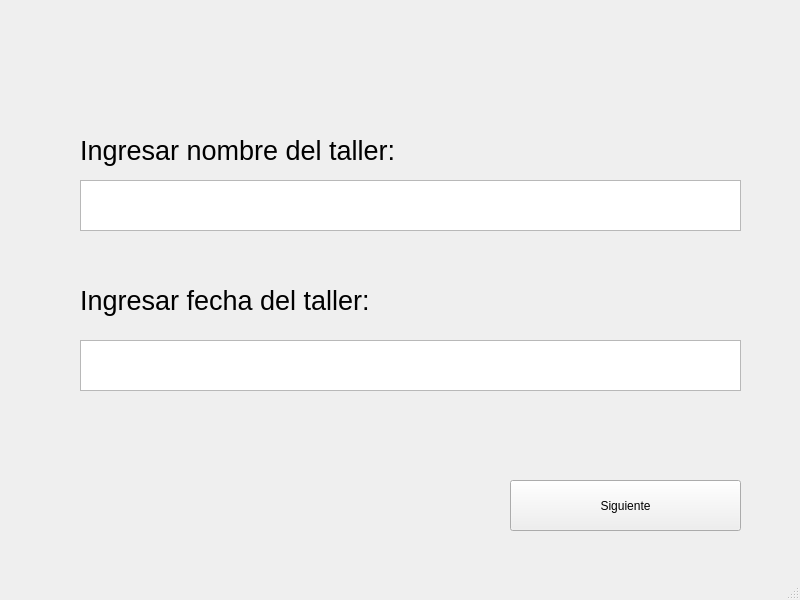
<?xml version="1.0" encoding="UTF-8"?>
<ui version="4.0">
 <class>MainWindow</class>
 <widget class="QMainWindow" name="MainWindow">
  <property name="geometry">
   <rect>
    <x>0</x>
    <y>0</y>
    <width>800</width>
    <height>600</height>
   </rect>
  </property>
  <property name="windowTitle">
   <string>Generador de Diplomas</string>
  </property>
  <widget class="QWidget" name="centralwidget">
   <widget class="QPushButton" name="pushButton">
    <property name="geometry">
     <rect>
      <x>510</x>
      <y>480</y>
      <width>231</width>
      <height>51</height>
     </rect>
    </property>
    <property name="text">
     <string>Siguiente</string>
    </property>
   </widget>
   <widget class="QLabel" name="label_2">
    <property name="geometry">
     <rect>
      <x>80</x>
      <y>130</y>
      <width>421</width>
      <height>41</height>
     </rect>
    </property>
    <property name="text">
     <string>&lt;html&gt;&lt;head/&gt;&lt;body&gt;&lt;p&gt;&lt;span style=&quot; font-size:20pt;&quot;&gt;Ingresar nombre del taller:&lt;/span&gt;&lt;/p&gt;&lt;/body&gt;&lt;/html&gt;</string>
    </property>
   </widget>
   <widget class="QTextEdit" name="textEdit">
    <property name="geometry">
     <rect>
      <x>80</x>
      <y>180</y>
      <width>661</width>
      <height>51</height>
     </rect>
    </property>
   </widget>
   <widget class="QLabel" name="label_3">
    <property name="geometry">
     <rect>
      <x>80</x>
      <y>280</y>
      <width>421</width>
      <height>41</height>
     </rect>
    </property>
    <property name="text">
     <string>&lt;html&gt;&lt;head/&gt;&lt;body&gt;&lt;p&gt;&lt;span style=&quot; font-size:20pt;&quot;&gt;Ingresar fecha del taller:&lt;/span&gt;&lt;/p&gt;&lt;/body&gt;&lt;/html&gt;</string>
    </property>
   </widget>
   <widget class="QTextEdit" name="textEdit_2">
    <property name="geometry">
     <rect>
      <x>80</x>
      <y>340</y>
      <width>661</width>
      <height>51</height>
     </rect>
    </property>
   </widget>
   <widget class="QLabel" name="label">
    <property name="geometry">
     <rect>
      <x>4</x>
      <y>-1</y>
      <width>791</width>
      <height>61</height>
     </rect>
    </property>
    <property name="text">
     <string/>
    </property>
    <property name="pixmap">
     <pixmap>csoftmty_logo-prmlnc2wtwfq0qz7g47a34tis9oq0g5nh37l67ugw0.png</pixmap>
    </property>
    <property name="alignment">
     <set>Qt::AlignCenter</set>
    </property>
   </widget>
  </widget>
  <widget class="QMenuBar" name="menubar">
   <property name="geometry">
    <rect>
     <x>0</x>
     <y>0</y>
     <width>800</width>
     <height>26</height>
    </rect>
   </property>
  </widget>
  <widget class="QStatusBar" name="statusbar"/>
 </widget>
 <resources>
  <include location="Assets.qrc"/>
 </resources>
 <connections/>
</ui>
